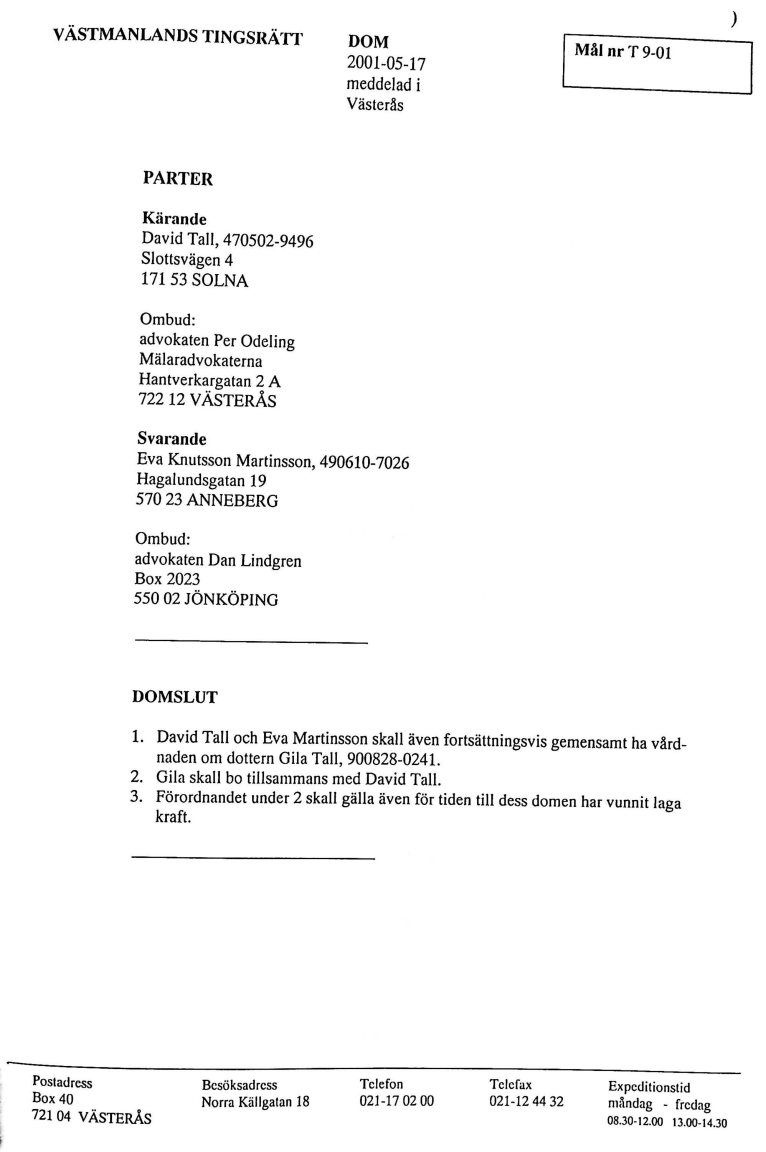
#> input picture Page_1.jpg, 2297 x 3456 px (shown at 1/3 size)
$ python -i page_dewarp.py   (imports and definitions only)
#> lines starting #> are read from the running program, lines starting #| are printed output that depends on the picture
#!/usr/bin/env python
######################################################################
# page_dewarp.py - Proof-of-concept of page-dewarping based on a
# "cubic sheet" model. Requires OpenCV (version 3 or greater),
# PIL/Pillow, and scipy.optimize.
######################################################################
# Author:  Matt Zucker
# Date:    July 2016
# License: MIT License (see LICENSE.txt)
######################################################################

import os
import sys
import datetime
import cv2
from PIL import Image
import numpy as np
import scipy.optimize

# for some reason pylint complains about cv2 members being undefined :(
# pylint: disable=E1101

PAGE_MARGIN_X = 0       # reduced px to ignore near L/R edge
PAGE_MARGIN_Y = 0       # reduced px to ignore near T/B edge

OUTPUT_ZOOM = 1.0        # how much to zoom output relative to *original* image
OUTPUT_DPI = 300         # just affects stated DPI of PNG, not appearance
REMAP_DECIMATE = 16      # downscaling factor for remapping image

ADAPTIVE_WINSZ = 55      # window size for adaptive threshold in reduced px

TEXT_MIN_WIDTH = 15      # min reduced px width of detected text contour
TEXT_MIN_HEIGHT = 2      # min reduced px height of detected text contour
TEXT_MIN_ASPECT = 1.5    # filter out text contours below this w/h ratio
TEXT_MAX_THICKNESS = 10  # max reduced px thickness of detected text contour

EDGE_MAX_OVERLAP = 1.0   # max reduced px horiz. overlap of contours in span
EDGE_MAX_LENGTH = 100.0  # max reduced px length of edge connecting contours
EDGE_ANGLE_COST = 10.0   # cost of angles in edges (tradeoff vs. length)
EDGE_MAX_ANGLE = 7.5     # maximum change in angle allowed between contours

RVEC_IDX = slice(0, 3)   # index of rvec in params vector
TVEC_IDX = slice(3, 6)   # index of tvec in params vector
CUBIC_IDX = slice(6, 8)  # index of cubic slopes in params vector

SPAN_MIN_WIDTH = 30      # minimum reduced px width for span
SPAN_PX_PER_STEP = 20    # reduced px spacing for sampling along spans
FOCAL_LENGTH = 1.2       # normalized focal length of camera

DEBUG_LEVEL = 0          # 0=none, 1=some, 2=lots, 3=all
DEBUG_OUTPUT = 'file'    # file, screen, both

WINDOW_NAME = 'Dewarp'   # Window name for visualization

# nice color palette for visualizing contours, etc.
CCOLORS = [
    (255, 0, 0),
    (255, 63, 0),
    (255, 127, 0),
    (255, 191, 0),
    (255, 255, 0),
    (191, 255, 0),
    (127, 255, 0),
    (63, 255, 0),
    (0, 255, 0),
    (0, 255, 63),
    (0, 255, 127),
    (0, 255, 191),
    (0, 255, 255),
    (0, 191, 255),
    (0, 127, 255),
    (0, 63, 255),
    (0, 0, 255),
    (63, 0, 255),
    (127, 0, 255),
    (191, 0, 255),
    (255, 0, 255),
    (255, 0, 191),
    (255, 0, 127),
    (255, 0, 63),
]

# default intrinsic parameter matrix
K = np.array([
    [FOCAL_LENGTH, 0, 0],
    [0, FOCAL_LENGTH, 0],
    [0, 0, 1]], dtype=np.float32)


# [24 lines left out: function debug_show, not called in this run]


def round_nearest_multiple(i, factor):
    i = int(i)
    rem = i % factor
    if not rem:
        return i
    else:
        return i + factor - rem


def pix2norm(shape, pts):
    height, width = shape[:2]
    scl = 2.0/(max(height, width))
    offset = np.array([width, height], dtype=pts.dtype).reshape((-1, 1, 2))*0.5
    return (pts - offset) * scl


def norm2pix(shape, pts, as_integer):
    height, width = shape[:2]
    scl = max(height, width)*0.5
    offset = np.array([0.5*width, 0.5*height],
                      dtype=pts.dtype).reshape((-1, 1, 2))
    rval = pts * scl + offset
    if as_integer:
        return (rval + 0.5).astype(int)
    else:
        return rval


def fltp(point):
    return tuple(point.astype(int).flatten())


# [17 lines left out: function draw_correspondences, not called in this run]


def get_default_params(corners, ycoords, xcoords):

    # page width and height
    page_width = np.linalg.norm(corners[1] - corners[0])
    page_height = np.linalg.norm(corners[-1] - corners[0])
    rough_dims = (page_width, page_height)


    # our initial guess for the cubic has no slope
    cubic_slopes = [0.0, 0.0]

    # object points of flat page in 3D coordinates
    corners_object3d = np.array([
        [0, 0, 0],
        [page_width, 0, 0],
        [page_width, page_height, 0],
        [0, page_height, 0]])

    # estimate rotation and translation from four 2D-to-3D point
    # correspondences
    _, rvec, tvec = cv2.solvePnP(corners_object3d,
                                 corners, K, np.zeros(5))

    span_counts = [len(xc) for xc in xcoords]

    params = np.hstack((np.array(rvec).flatten(),
                        np.array(tvec).flatten(),
                        np.array(cubic_slopes).flatten(),
                        ycoords.flatten()) +
                       tuple(xcoords))

    return rough_dims, span_counts, params


def project_xy(xy_coords, pvec):

    # get cubic polynomial coefficients given
    #
    #  f(0) = 0, f'(0) = alpha
    #  f(1) = 0, f'(1) = beta

    alpha, beta = tuple(pvec[CUBIC_IDX])

    poly = np.array([
        alpha + beta,
        -2*alpha - beta,
        alpha,
        0])

    xy_coords = xy_coords.reshape((-1, 2))
    z_coords = np.polyval(poly, xy_coords[:, 0])

    objpoints = np.hstack((xy_coords, z_coords.reshape((-1, 1))))

    image_points, _ = cv2.projectPoints(objpoints,
                                        pvec[RVEC_IDX],
                                        pvec[TVEC_IDX],
                                        K, np.zeros(5))

    return image_points


def project_keypoints(pvec, keypoint_index):

    xy_coords = pvec[keypoint_index]
    xy_coords[0, :] = 0

    return project_xy(xy_coords, pvec)


def resize_to_screen(src, maxw=1280, maxh=700, copy=False):

    height, width = src.shape[:2]

    scl_x = float(width)/maxw
    scl_y = float(height)/maxh

    scl = int(np.ceil(max(scl_x, scl_y)))

    if scl > 1.0:
        inv_scl = 1.0/scl
        img = cv2.resize(src, (0, 0), None, inv_scl, inv_scl, cv2.INTER_AREA)
    elif copy:
        img = src.copy()
    else:
        img = src

    return img


def box(width, height):
    return np.ones((height, width), dtype=np.uint8)


def get_page_extents(small):

    height, width = small.shape[:2]

    xmin = PAGE_MARGIN_X
    ymin = PAGE_MARGIN_Y
    xmax = width-PAGE_MARGIN_X
    ymax = height-PAGE_MARGIN_Y

    page = np.zeros((height, width), dtype=np.uint8)
    cv2.rectangle(page, (xmin, ymin), (xmax, ymax), (255, 255, 255), -1)

    outline = np.array([
        [xmin, ymin],
        [xmin, ymax],
        [xmax, ymax],
        [xmax, ymin]])

    return page, outline


def get_mask(name, small, pagemask, masktype):

    sgray = cv2.cvtColor(small, cv2.COLOR_RGB2GRAY)

    if masktype == 'text':

        mask = cv2.adaptiveThreshold(sgray, 255, cv2.ADAPTIVE_THRESH_MEAN_C,
                                     cv2.THRESH_BINARY_INV,
                                     ADAPTIVE_WINSZ,
                                     25)


        if DEBUG_LEVEL >= 3:
            debug_show(name, 0.1, 'thresholded', mask)

        mask = cv2.dilate(mask, box(9, 1))

        if DEBUG_LEVEL >= 3:
            debug_show(name, 0.2, 'dilated', mask)

        #mask = cv2.erode(mask, box(1, 3)) #this creates an error: numpy.core._exceptions.MemoryError: Unable to allocate 707. GiB for an array with shape (94869108290,) and data type float64

        if DEBUG_LEVEL >= 3:
            debug_show(name, 0.3, 'eroded', mask)

    else:

        mask = cv2.adaptiveThreshold(sgray, 255, cv2.ADAPTIVE_THRESH_MEAN_C,
                                     cv2.THRESH_BINARY_INV,
                                     ADAPTIVE_WINSZ,
                                     7)

        if DEBUG_LEVEL >= 3:
            debug_show(name, 0.4, 'thresholded', mask)

        mask = cv2.erode(mask, box(3, 1), iterations=3)

        if DEBUG_LEVEL >= 3:
            debug_show(name, 0.5, 'eroded', mask)

        mask = cv2.dilate(mask, box(8, 2))

        if DEBUG_LEVEL >= 3:
            debug_show(name, 0.6, 'dilated', mask)

    return np.minimum(mask, pagemask)


def interval_measure_overlap(int_a, int_b):
    return min(int_a[1], int_b[1]) - max(int_a[0], int_b[0])


def angle_dist(angle_b, angle_a):

    diff = angle_b - angle_a

    while diff > np.pi:
        diff -= 2*np.pi

    while diff < -np.pi:
        diff += 2*np.pi

    return np.abs(diff)


def blob_mean_and_tangent(contour):

    moments = cv2.moments(contour)

    area = moments['m00']

    if area != 0:
        mean_x = moments['m10'] / area
        mean_y = moments['m01'] / area

        moments_matrix = np.array([
            [moments['mu20'], moments['mu11']],
            [moments['mu11'], moments['mu02']]
        ]) / area
    else:
        mean_x = mean_y = 0
        moments_matrix = np.array([
            [0.0, 0.0],
            [0.0, 0.0]
        ])

    _, svd_u, _ = cv2.SVDecomp(moments_matrix)

    center = np.array([mean_x, mean_y])
    tangent = svd_u[:, 0].flatten().copy()

    return center, tangent


class ContourInfo(object):

    def __init__(self, contour, rect, mask):

        self.contour = contour
        self.rect = rect
        self.mask = mask

        self.center, self.tangent = blob_mean_and_tangent(contour)

        self.angle = np.arctan2(self.tangent[1], self.tangent[0])

        clx = [self.proj_x(point) for point in contour]

        lxmin = min(clx)
        lxmax = max(clx)

        self.local_xrng = (lxmin, lxmax)

        self.point0 = self.center + self.tangent * lxmin
        self.point1 = self.center + self.tangent * lxmax

        self.pred = None
        self.succ = None

    def proj_x(self, point):
        return np.dot(self.tangent, point.flatten()-self.center)

    def local_overlap(self, other):
        xmin = self.proj_x(other.point0)
        xmax = self.proj_x(other.point1)
        return interval_measure_overlap(self.local_xrng, (xmin, xmax))


def generate_candidate_edge(cinfo_a, cinfo_b):

    # we want a left of b (so a's successor will be b and b's
    # predecessor will be a) make sure right endpoint of b is to the
    # right of left endpoint of a.
    if cinfo_a.point0[0] > cinfo_b.point1[0]:
        tmp = cinfo_a
        cinfo_a = cinfo_b
        cinfo_b = tmp

    x_overlap_a = cinfo_a.local_overlap(cinfo_b)
    x_overlap_b = cinfo_b.local_overlap(cinfo_a)

    overall_tangent = cinfo_b.center - cinfo_a.center
    overall_angle = np.arctan2(overall_tangent[1], overall_tangent[0])

    delta_angle = max(angle_dist(cinfo_a.angle, overall_angle),
                      angle_dist(cinfo_b.angle, overall_angle)) * 180/np.pi

    # we want the largest overlap in x to be small
    x_overlap = max(x_overlap_a, x_overlap_b)

    dist = np.linalg.norm(cinfo_b.point0 - cinfo_a.point1)

    if (dist > EDGE_MAX_LENGTH or
            x_overlap > EDGE_MAX_OVERLAP or
            delta_angle > EDGE_MAX_ANGLE):
        return None
    else:
        score = dist + delta_angle*EDGE_ANGLE_COST
        return (score, cinfo_a, cinfo_b)


def make_tight_mask(contour, xmin, ymin, width, height):

    tight_mask = np.zeros((height, width), dtype=np.uint8)
    tight_contour = contour - np.array((xmin, ymin)).reshape((-1, 1, 2))

    cv2.drawContours(tight_mask, [tight_contour], 0,
                     (1, 1, 1), -1)

    return tight_mask


def get_contours(name, small, pagemask, masktype):

    mask = get_mask(name, small, pagemask, masktype)


    # In some environments/versions, cv2.findContours apparently returns a 2-tuple instead of 3-tuple
    # https://github.com/facebookresearch/maskrcnn-benchmark/issues/339
    # We are always interested in the second-to-last member (first or second member) of the tuple

    contours = cv2.findContours(mask, cv2.RETR_EXTERNAL,cv2.CHAIN_APPROX_NONE)[-2]


    contours_out = []

    for contour in contours:

        rect = cv2.boundingRect(contour)
        xmin, ymin, width, height = rect

        if (width < TEXT_MIN_WIDTH or
                height < TEXT_MIN_HEIGHT or
                width < TEXT_MIN_ASPECT*height):
            continue

        tight_mask = make_tight_mask(contour, xmin, ymin, width, height)

        if tight_mask.sum(axis=0).max() > TEXT_MAX_THICKNESS:
            continue

        contours_out.append(ContourInfo(contour, rect, tight_mask))

    if DEBUG_LEVEL >= 2:
        visualize_contours(name, small, contours_out)


    return contours_out


def assemble_spans(name, small, pagemask, cinfo_list):

    # sort list
    cinfo_list = sorted(cinfo_list, key=lambda cinfo: cinfo.rect[1])

    # generate all candidate edges
    candidate_edges = []

    for i, cinfo_i in enumerate(cinfo_list):
        for j in range(i):
            # note e is of the form (score, left_cinfo, right_cinfo)
            edge = generate_candidate_edge(cinfo_i, cinfo_list[j])
            if edge is not None:
                candidate_edges.append(edge)

    # sort candidate edges by score (lower is better)
    candidate_edges.sort()

    # for each candidate edge
    for _, cinfo_a, cinfo_b in candidate_edges:

        # if left and right are unassigned, join them
        if cinfo_a.succ is None and cinfo_b.pred is None:
            cinfo_a.succ = cinfo_b
            cinfo_b.pred = cinfo_a

    # generate list of spans as output
    spans = []

    # until we have removed everything from the list
    while cinfo_list:

        # get the first on the list
        cinfo = cinfo_list[0]

        # keep following predecessors until none exists
        while cinfo.pred:
            cinfo = cinfo.pred

        # start a new span
        cur_span = []

        width = 0.0

        # follow successors til end of span
        while cinfo:
            # remove from list (sadly making this loop *also* O(n^2)
            cinfo_list.remove(cinfo)
            # add to span
            cur_span.append(cinfo)

            width += cinfo.local_xrng[1] - cinfo.local_xrng[0]
            # set successor
            cinfo = cinfo.succ

        # add if long enough
        if width > SPAN_MIN_WIDTH:
            spans.append(cur_span)

    if DEBUG_LEVEL >= 2:
        visualize_spans(name, small, pagemask, spans)

    return spans


def sample_spans(shape, spans):


    span_points = []

    for span in spans:

        contour_points = []

        for cinfo in span:

            yvals = np.arange(cinfo.mask.shape[0]).reshape((-1, 1))

            totals = (yvals * cinfo.mask).sum(axis=0)
            means = totals / cinfo.mask.sum(axis=0)

            xmin, ymin = cinfo.rect[:2]

            step = SPAN_PX_PER_STEP
            start = int(((len(means)-1) % step) / 2)  #error => cast float to int

            contour_points += [(x+xmin, means[x]+ymin)
                               for x in range(start, len(means), step)]

        contour_points = np.array(contour_points,
                                  dtype=np.float32).reshape((-1, 1, 2))

        contour_points = pix2norm(shape, contour_points)

        span_points.append(contour_points)

    return span_points


def keypoints_from_samples(name, small, pagemask, page_outline,
                           span_points):


    all_evecs = np.array([[0.0, 0.0]])
    all_weights = 0

    for points in span_points:

        _, evec = cv2.PCACompute(points.reshape((-1, 2)),
                                 None, maxComponents=1)

        weight = np.linalg.norm(points[-1] - points[0])

        all_evecs += evec * weight
        all_weights += weight

    evec = all_evecs / all_weights
    x_dir = evec.flatten()

    if x_dir[0] < 0:
        x_dir = -x_dir

    y_dir = np.array([-x_dir[1], x_dir[0]])

    pagecoords = cv2.convexHull(page_outline)
    pagecoords = pix2norm(pagemask.shape, pagecoords.reshape((-1, 1, 2)))
    pagecoords = pagecoords.reshape((-1, 2))

    px_coords = np.dot(pagecoords, x_dir)
    py_coords = np.dot(pagecoords, y_dir)

    px0 = px_coords.min()
    px1 = px_coords.max()

    py0 = py_coords.min()
    py1 = py_coords.max()

    p00 = px0 * x_dir + py0 * y_dir
    p10 = px1 * x_dir + py0 * y_dir
    p11 = px1 * x_dir + py1 * y_dir
    p01 = px0 * x_dir + py1 * y_dir

    corners = np.vstack((p00, p10, p11, p01)).reshape((-1, 1, 2))

    ycoords = []
    xcoords = []


    for points in span_points:
        pts = points.reshape((-1, 2))
        px_coords = np.dot(pts, x_dir)
        py_coords = np.dot(pts, y_dir)
        ycoords.append(py_coords.mean() - py0)
        xcoords.append(px_coords - px0)

    if DEBUG_LEVEL >= 2:
        visualize_span_points(name, small, span_points, corners)

    return corners, np.array(ycoords), xcoords


# [74 lines left out: functions visualize_contours, visualize_spans, visualize_span_points, not called in this run]


def imgsize(img):
    height, width = img.shape[:2]
    return '{}x{}'.format(width, height)


def make_keypoint_index(span_counts):

    nspans = len(span_counts)
    npts = sum(span_counts)
    keypoint_index = np.zeros((npts+1, 2), dtype=int)
    start = 1

    for i, count in enumerate(span_counts):
        end = start + count
        keypoint_index[start:start+end, 1] = 8+i
        start = end

    keypoint_index[1:, 0] = np.arange(npts) + 8 + nspans

    return keypoint_index


def optimize_params(name, small, dstpoints, span_counts, params):

    keypoint_index = make_keypoint_index(span_counts)

    def objective(pvec):
        ppts = project_keypoints(pvec, keypoint_index)
        return np.sum((dstpoints - ppts)**2)

    #print ('  initial objective is', objective(params))

    if DEBUG_LEVEL >= 1:
        projpts = project_keypoints(params, keypoint_index)
        display = draw_correspondences(small, dstpoints, projpts)
        debug_show(name, 4, 'keypoints before', display)

    #print ('  optimizing', len(params), 'parameters...')
    start = datetime.datetime.now()
    res = scipy.optimize.minimize(objective, params,
                                  method='SLSQP')
    end = datetime.datetime.now()
    #print ('  optimization took', round((end-start).total_seconds(), 2), 'sec.')
    #print ('  final objective is', res.fun)
    params = res.x

    if DEBUG_LEVEL >= 1:
        projpts = project_keypoints(params, keypoint_index)
        display = draw_correspondences(small, dstpoints, projpts)
        debug_show(name, 5, 'keypoints after', display)

    return params


def get_page_dims(corners, rough_dims, params):

    dst_br = corners[2].flatten()
    dims = np.array(rough_dims)

    def objective(dims):
        proj_br = project_xy(dims, params)
        return np.sum((dst_br - proj_br.flatten())**2)

    res = scipy.optimize.minimize(objective, dims, method='Powell')
    dims = res.x

    #print ('  got page dims', dims[0], 'x', dims[1])

    return dims


def remap_image(name, img, small, page_dims, params):

    height = 0.5 * page_dims[1] * OUTPUT_ZOOM * img.shape[0]


    height = round_nearest_multiple(height, REMAP_DECIMATE)

    width = round_nearest_multiple(height * page_dims[0] / page_dims[1],
                                   REMAP_DECIMATE)

    if height > 10000 or width > 6000:
        #Files that are too large after the dewarp are just resaved in the original under the dewarp name
        current_path = os.getcwd()
        cv2.imwrite(name + '--straight.png', img)

        os.chdir(current_path + '/ocr_errors/')
        cv2.imwrite(name.replace('--','_') + '_dewarperror.png', img)
        os.chdir(current_path)

        return

    #print ('  output will be {}x{}'.format(width, height))

    height_small = height / REMAP_DECIMATE
    width_small = width / REMAP_DECIMATE

    #print("TYPES: ", page_dims[0],(int(width_small)),int(page_dims[1]),int(height_small))

    page_x_range = np.linspace(0, page_dims[0], int(width_small))  #error => cast float to int
    page_y_range = np.linspace(0, page_dims[1], int(height_small)) #error => cast float to int

    page_x_coords, page_y_coords = np.meshgrid(page_x_range, page_y_range)

    page_xy_coords = np.hstack((page_x_coords.flatten().reshape((-1, 1)),
                                page_y_coords.flatten().reshape((-1, 1))))

    page_xy_coords = page_xy_coords.astype(np.float32)
    image_points = project_xy(page_xy_coords, params)
    image_points = norm2pix(img.shape, image_points, False)
    image_x_coords = image_points[:, 0, 0].reshape(page_x_coords.shape)
    image_y_coords = image_points[:, 0, 1].reshape(page_y_coords.shape)

    image_x_coords = cv2.resize(image_x_coords, (width, height),
                                interpolation=cv2.INTER_CUBIC)
    image_y_coords = cv2.resize(image_y_coords, (width, height),
                                interpolation=cv2.INTER_CUBIC)
    img_gray = cv2.cvtColor(img, cv2.COLOR_RGB2GRAY)

    remapped = cv2.remap(img_gray, image_x_coords, image_y_coords,
                         cv2.INTER_CUBIC,
                         None, cv2.BORDER_REPLICATE)

    thresh = cv2.adaptiveThreshold(remapped, 255, cv2.ADAPTIVE_THRESH_MEAN_C,
                                   cv2.THRESH_BINARY, ADAPTIVE_WINSZ, 17)

    pil_image = Image.fromarray(thresh)
    pil_image = pil_image.convert('1')

    threshfile = name + '--straight.png'
    pil_image.save(threshfile, dpi=(OUTPUT_DPI, OUTPUT_DPI))

    if DEBUG_LEVEL >= 1:
        height = small.shape[0]
        width = int(round(height * float(thresh.shape[1])/thresh.shape[0]))
        display = cv2.resize(thresh, (width, height),
                             interpolation=cv2.INTER_AREA)
        debug_show(name, 6, 'output', display)

    return threshfile


def dewarp_main(imgfile):

#> called with imgfile = '../Page_1.jpg'
    outfiles = []

    img = cv2.imread(imgfile)
#> img is the input picture: shape (3456, 2297, 3); min 0, max 255, mean 248.1
    small = resize_to_screen(img)
#> in resize_to_screen, `img = cv2.resize(src, (0, 0), None, inv_scl, inv_scl, cv2.INTER_AREA)`:
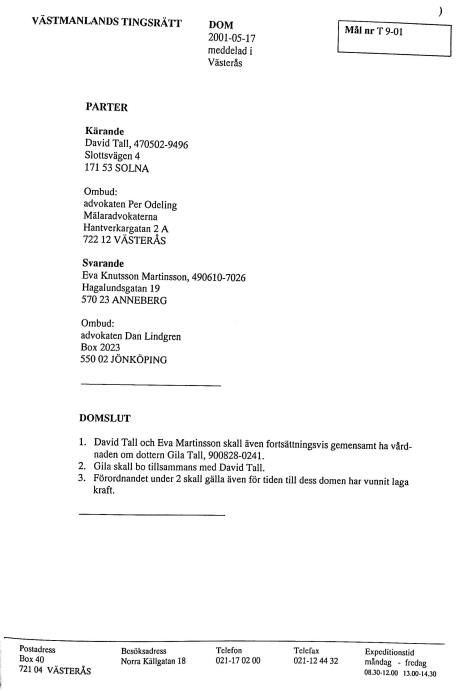
#> img: shape (691, 459, 3); min 0, max 255, mean 248.1

    basename = os.path.basename(imgfile)
    name, _ = os.path.splitext(basename)

    #print('loaded', basename, 'with size', imgsize(img),'\nand resized to', imgsize(small))

    if DEBUG_LEVEL >= 3:
        debug_show(name, 0.0, 'original', small)

    pagemask, page_outline = get_page_extents(small)
#> page_outline = [[0, 0], [0, 691], [459, 691], [459, 0]]
    cinfo_list = get_contours(name, small, pagemask, 'text')
#> in get_mask, `mask = cv2.adaptiveThreshold(sgray, 255, cv2.ADAPTIVE_THRESH_MEAN_C, c..`:
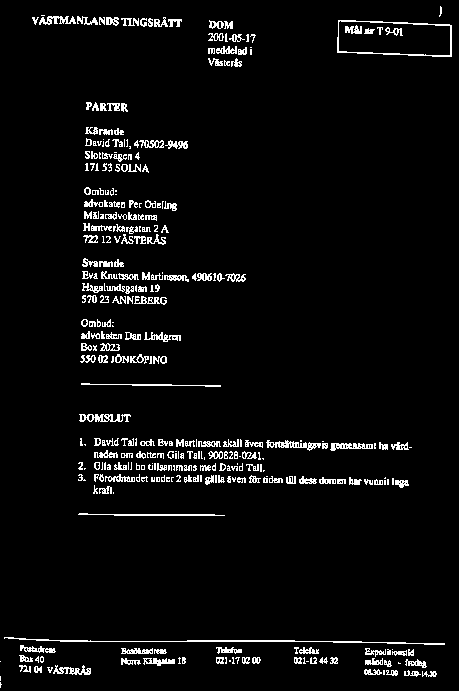
#> mask: shape (691, 459); 4.6% white in thin lines or dots
#> (the rest of the program and of its run is left out)
